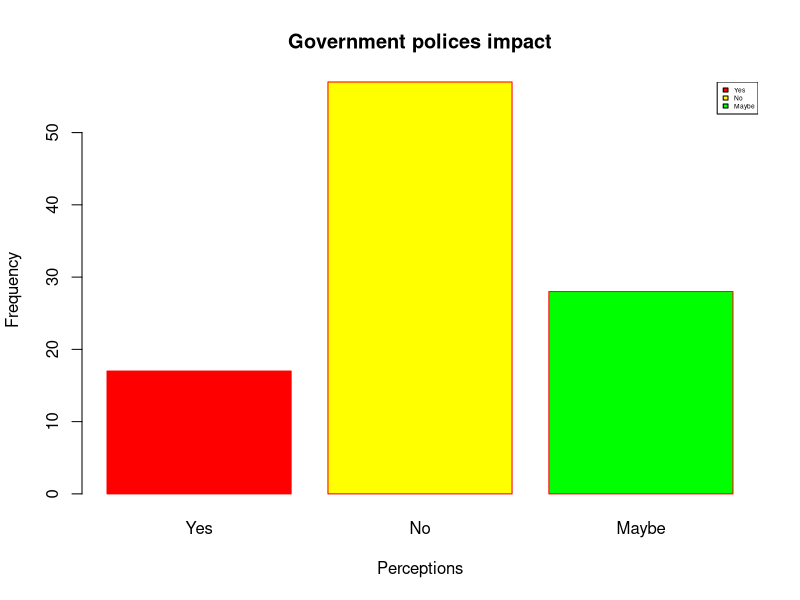

The R source for this figure:
h <- c(17,57,28)
m <- c("Yes", "No", "Maybe")

barplot(h, xlab = "Perceptions", ylab = "Frequency", main = "Government polices impact",
        names.arg = m, border = "red", col = c('red', 'yellow', 'green'))
legend("topright", m, cex = 0.4, fill = c('red', 'yellow', 'green'))